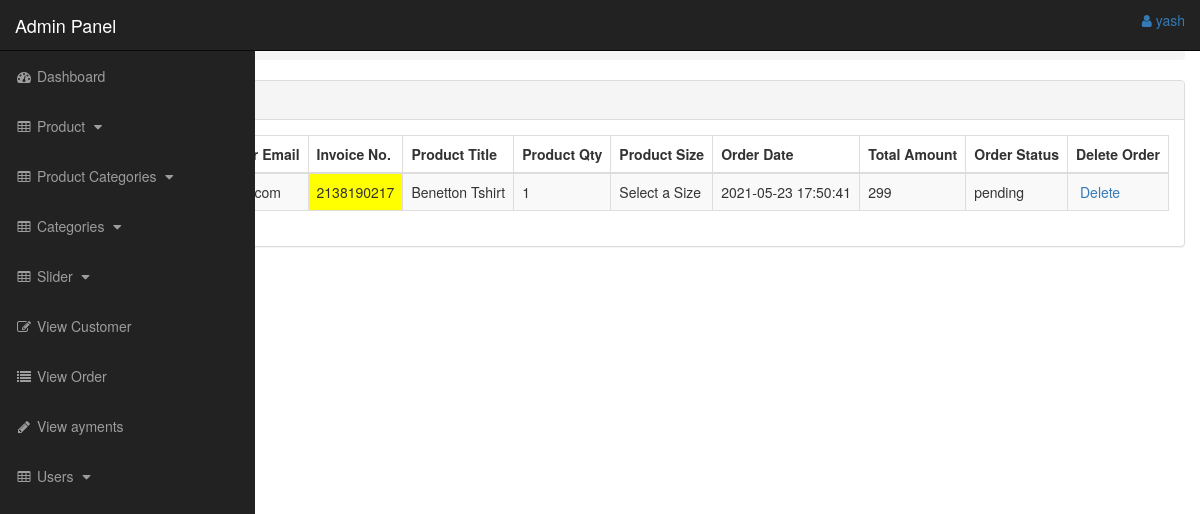
The page /admin_area/index.php?view_order (signed in) on the database its author committed.
### tables this page shows
CREATE TABLE `customer_order` (
  `order_id` int(100) NOT NULL,
  `customer_id` int(100) NOT NULL,
  `product_id` int(100) NOT NULL,
  `due_amount` int(100) NOT NULL,
  `invoice_no.` varchar(100) NOT NULL,
  `qty` int(10) NOT NULL,
  `size` varchar(100) NOT NULL,
  `order_date` timestamp NOT NULL DEFAULT CURRENT_TIMESTAMP ON UPDATE CURRENT_TIMESTAMP,
  `order_status` varchar(100) NOT NULL
);

CREATE TABLE `products` (
  `product_id` int(11) NOT NULL,
  `p_cat_id` int(11) NOT NULL,
  `cat_id` int(11) NOT NULL,
  `date` timestamp NOT NULL DEFAULT CURRENT_TIMESTAMP ON UPDATE CURRENT_TIMESTAMP,
  `product_title` varchar(1000) NOT NULL,
  `product_main_img` varchar(1000) NOT NULL,
  `product_img1` varchar(1000) NOT NULL,
  `product_img2` varchar(1000) NOT NULL,
  `product_price` int(11) NOT NULL,
  `product_desc` varchar(1000) NOT NULL,
  `product_keyword` varchar(1000) NOT NULL
);

### admin_area/view_order.php (the view, shortened to what this page needs)
<div class="row">
    <div class="col-lg-12">
        <ol class="breadcrumb">
            <li class="active">
                <i class="fa fa-dashboard"></i> <a href="index.php?dashboard"> Dashboard </a>/ View Orders
            </li>
        </ol>
    </div>
</div>
<div class="row">
    <div class="col-lg-12">
        <div class="panel panel-default">
            <div class="panel-heading">
                <h3 class="panel-title">
                </h3>
            </div>
            <div class="panel-body">
                <div class="table-responsive">
                    <table class="table-bordered table-hover table table-striped">
                        <thead>
                                <tr>
                                <th>Order No.</th>
                                <th>Customer Email</th>
                                <th>Invoice No.</th>
                                <th>Product Title</th>
                                <th>Product Qty</th>
                                <th>Product Size</th>
                                <th>Order Date</th>
                                <th>Total Amount</th>
                                <th>Order Status</th>
                                <th>Delete Order</th>
                                </tr>
                        </thead>
                        <tbody>
                            <?php
                                $i=0;
                                $get_c="SELECT * FROM customer_order";
                                $run_c=mysqli_query($conn,$get_c);
                                while($row_c=mysqli_fetch_array($run_c)){
                                    $order_id=$row_c['order_id'];
                                    $invoice_no=$row_c['invoice_no.'];
                                    $pro_id=$row_c['product_id'];
                                    $qty=$row_c['qty'];
                                    $size=$row_c['size'];
                                    $date=$row_c['order_date'];
                                    $due_amount=$row_c['due_amount'];
                                    $order_status=$row_c['order_status'];
                                    $get_pro="SELECT * FROM products WHERE product_id='$pro_id'";
                                    $run_pro=mysqli_query($conn,$get_pro);
                                    $row_pro=mysqli_fetch_array($run_pro);
                                    $product_title=$row_pro['product_title'];
                                    $i++;
                            ?>
                            <tr>
                                <td><?php echo $i;?></td>
                                <td>
                                <td bgcolor="yellow"> <?php echo $invoice_no; ?></td>
                                <td><?php echo $product_title;?></td>
                                <td><?php echo $qty;?></td>
                                <td><?php echo $size;?></td>
                                <td><?php echo $date;?></td>
                                <td><?php echo $due_amount;?></td>
                                <td>
                                <?php
                                    if($order_status=='pending'){
                                        echo $order_status='pending';
                                    }else{
                                        echo $order_status='complete';
                                    }
                                    ?>
                                </td>
                                <td>
                                    <a href="index.php?order_delete=<?php echo $order_id; ?>"><i class="fa fa-trash-0"></i> Delete</a>
                                </td>
                            </tr>
                            <?php } ?>
                        </tbody>
                    </table>
                </div>
            </div>
        </div>
    </div>
</div>

### admin_area/includes/sidebar.php (shortened to what this page needs)
<nav class="navbar navbar-inverse navbar-fixed-top">
    <div class="navbar-header">
        <a href="index.php?dashboard" class="navbar-brand">Admin Panel</a>
    </div>
    <ul class="nav navbar-right top-nav">
        <li class="dropdown">
            <a href="#" data-toggle="dropdown" class="dropdown-toggle">
                <i class="fa fa-user"></i> <?php echo $admin_name; ?>
            </a>
        </li>
    </ul>
    <div class="collapse navbar-collapse navbar-ex1-collapse">
        <ul class="nav navbar-nav side-nav">
            <li>
                <a href="index.php?dashboard">
                    <i class="fa fa-fw fa-dashboard"></i> Dashboard
                </a>
            </li>
            <li>
                <a href="#" data-toggle="collapse" data-target="#products">
                <i class="fa fa-fw fa-table"></i> Product <i class="fa fa-fw fa-caret-down"></i>
                </a>
            </li>
            <li>
                <a href="#" data-toggle="collapse" data-target="#product_cat">
                <i class="fa fa-fw fa-table"></i> Product Categories <i class="fa fa-fw fa-caret-down"></i>
                </a>
            </li>
            <li>
                <a href="#" data-toggle="collapse" data-target="#categories">
                <i class="fa fa-fw fa-table"></i> Categories <i class="fa fa-fw fa-caret-down"></i>
                </a>
            </li>
            <li>
                <a href="#" data-toggle="collapse" data-target="#slider">
                <i class="fa fa-fw fa-table"></i> Slider <i class="fa fa-fw fa-caret-down"></i>
                </a>
            </li>
            <li>
                <a href="index.php?view_customer">
                    <i class="fa fa-fw fa-edit"></i> View Customer
                </a>
            </li>
            <li>
                <a href="index.php?view_order">
                    <i class="fa fa-fw fa-list"></i> View Order
                </a>
            </li>
            <li>
                <a href="index.php?view_payments">
                    <i class="fa fa-fw fa-pencil"></i> View ayments
                </a>
            </li>
            <li>
                <a href="#" data-toggle="collapse" data-target="#user">
                <i class="fa fa-fw fa-table"></i> Users <i class="fa fa-fw fa-caret-down"></i>
                </a>
            </li>
        </ul>
    </div>
</nav>

### admin_area/css/style.css (style rules this page uses)
body { margin-top:100px; }
@media (min-width:768px) { body { margin-top: 50px; } }
.top-nav { padding:0 15px; }
.top-nav>li { display: inline-block; float: left; }
.top-nav>li>a { padding-top: 15px; padding-bottom: 15px; line-height: 20px; }
@media (min-width:768px) { .side-nav { position:fixed; top: 51px; width: 255px; border-radius: 0; overflow-y: auto; background-color: #222; bottom: 0; overflow-x: hidden; padding-bottom: 40px; } }
@media (min-width:768px) { .side-nav>li>a { width: 255px; } }

### rows shown on the page
customer_order: value "2138190217", product.product_title "Benetton Tshirt", qty "1", size "Select a Size", order_date "2021-05-23 17:50:41", due_amount "299"

### other values the page prints
$admin_name "yash"
